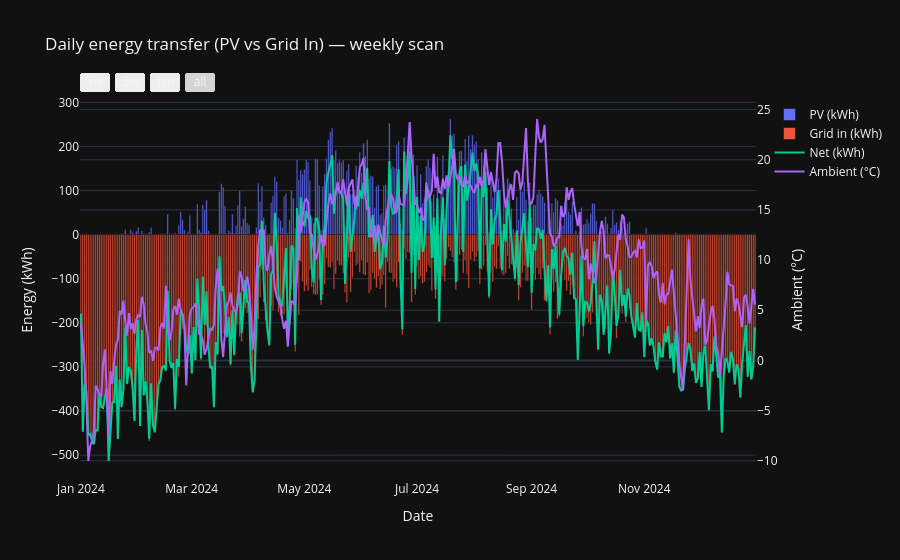

The notebook cell this image was saved under:
### Code cell
# Daily energy + weekly scan (uses existing systems, pd, go, TZ)
import plotly.graph_objects as go

# 1) Index → local-naive
t = pd.to_datetime(systems.index)
if getattr(t, "tz", None) is not None:
    t = t.tz_convert(TZ).tz_localize(None)
sys_ = systems.copy()
sys_.index = t

# 2) Column bindings (edit if different)
prod_col = "Produktion"          # PV production (assumed kWh per interval)
grid_in_col = "El kWh"           # Grid import (kWh per interval)
temp_col = "Utomhustemperatur"   # Ambient °C (optional)

# 3) Daily aggregates (kWh/day, °C/day)
prod_kwh_d     = sys_[prod_col].resample("D").sum().rename("PV (kWh)")
grid_in_kwh_d  = sys_[grid_in_col].resample("D").sum().rename("Grid in (kWh)")
temp_c_d       = (sys_[temp_col].resample("D").mean().rename("Ambient (°C)")
                  if temp_col in sys_.columns else None)
net_kwh_d      = (prod_kwh_d - grid_in_kwh_d).rename("Net (kWh)")  # proxy: export minus import (may differ from true feed-in)

# 4) Plot: bars (prod/import), net line, temp on y2; weekly range buttons
fig_weekly = go.Figure()
fig_weekly.add_bar(x=prod_kwh_d.index,    y=prod_kwh_d.values,    name=prod_kwh_d.name)
fig_weekly.add_bar(x=grid_in_kwh_d.index, y=-grid_in_kwh_d.values, name="Grid in (kWh)")  # negative to stack below zero
fig_weekly.add_scatter(x=net_kwh_d.index, y=net_kwh_d.values, name=net_kwh_d.name, mode="lines")
if temp_c_d is not None:
    fig_weekly.add_scatter(x=temp_c_d.index, y=temp_c_d.values, name=temp_c_d.name, mode="lines", yaxis="y2")

fig_weekly.update_layout(
    title="Daily energy transfer (PV vs Grid In) — weekly scan",
    barmode="relative", hovermode="x unified",
    xaxis=dict(
        title="Date",
        rangeselector=dict(buttons=[
            dict(count=7,  step="day",   label="1w", stepmode="backward"),
            dict(count=14, step="day",   label="2w", stepmode="backward"),
            dict(count=1,  step="month", label="1m", stepmode="backward"),
            dict(step="all")
        ]),
        rangeslider=dict(visible=False),
    ),
    yaxis=dict(title="Energy (kWh)"),
    yaxis2=(dict(title="Ambient (°C)", overlaying="y", side="right") if temp_c_d is not None else None),
)
fig_weekly.show()

### Figure 1 — Plotly figure (JSON) as saved in the notebook; plotly's stock layout.template omitted (floating-point values rounded to 4 significant figures; data arrays with more than 128 entries replaced by an {"elided": "..."} marker saying what was removed)
{"data": [{"name": "PV (kWh)", "x": {"elided": "366 str values"}, "y": {"elided": "366 float values"}, "type": "bar"}, {"name": "Grid in (kWh)", "x": {"elided": "366 str values"}, "y": {"elided": "366 float values"}, "type": "bar"}, {"mode": "lines", "name": "Net (kWh)", "x": {"elided": "366 str values"}, "y": {"elided": "366 float values"}, "type": "scatter"}, {"mode": "lines", "name": "Ambient (°C)", "x": {"elided": "366 str values"}, "y": {"elided": "366 float values"}, "yaxis": "y2", "type": "scatter"}], "layout": {"xaxis": {"rangeslider": {"visible": false}, "title": {"text": "Date"}, "rangeselector": {"buttons": [{"count": 7, "label": "1w", "step": "day", "stepmode": "backward"}, {"count": 14, "label": "2w", "step": "day", "stepmode": "backward"}, {"count": 1, "label": "1m", "step": "month", "stepmode": "backward"}, {"step": "all"}]}}, "yaxis2": {"title": {"text": "Ambient (°C)"}, "overlaying": "y", "side": "right"}, "title": {"text": "Daily energy transfer (PV vs Grid In) — weekly scan"}, "barmode": "relative", "hovermode": "x unified", "yaxis": {"title": {"text": "Energy (kWh)"}}}}
